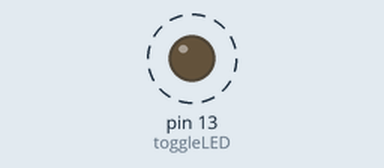
Bench run of a sketch on a simulated Arduino Uno, built with avr-gcc and run on an emulated ATmega328P. Parts: output pins drawn as LEDs (lit = HIGH). Dashed ring = blinking. What the sketch prints to the serial monitor is not drawn.

Above: at 0.5 s.
Timing chart, 0 to 4.6 s (numbered marks = the images above):
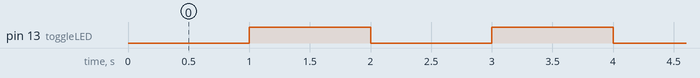

The sketch:

peque_o_ejemplo_de_blink_POO.ino
```cpp
class AutoTimer
{
  private:
    unsigned long lastUpdate; // última a actualización
    boolean       inicialWait; //Ejecutar inmediatamente o esperar al primer timer
    void          (*funcion)(void); //Función que Ejecuta el timer
    unsigned long delayTime; //Tiempo de retardo

  public:
    AutoTimer(void(*f)(void), unsigned long d) //Constructor
    {
      inicialWait = false;
      lastUpdate = millis();
      funcion = f;
      delayTime = d;
    }

    AutoTimer(void(*f)(void), unsigned long d, boolean iW) //Constructor opción 2
    {
      inicialWait = iW;
      funcion = f;
      delayTime = d;
      if(inicialWait)
      {
        lastUpdate = delayTime + millis();
      }
      else
      {
       lastUpdate = millis();
      }
    }

    boolean evaluate(){
      if(lastUpdate > millis()) //Esto es en caso de que ocurra un desbordamiento de la función millis
      {
        lastUpdate = millis();
      }

      if(millis() - lastUpdate >= delayTime){
        (*funcion)();
        lastUpdate = millis();
        return true;
      }

      return false;
    }

};

void toggleLED(){
  Serial.begin(9600);
  if(digitalRead(13))
  {
    digitalWrite(13, LOW);
    Serial.println(LOW);
  }
  else
  {
    digitalWrite(13, HIGH);
    Serial.println(HIGH);
  }

}

AutoTimer parpadeo(toggleLED, 1000, false);

void setup() {
  Serial.begin(9600);
  pinMode(13, OUTPUT);

}

void loop() {

  parpadeo.evaluate();


}


//Segunda clase copia anterior
class AutoTimer2
{
  private:
    unsigned long lastUpdate; // última a actualización
    boolean       inicialWait; //Ejecutar inmediatamente o esperar al primer timer
    void          (*funcion)(void); //Función que Ejecuta el timer
    unsigned long delayTime; //Tiempo de retardo

  public:
    AutoTimer2(void(*f)(void), unsigned long d) //Constructor
    {
      inicialWait = false;
      lastUpdate = millis();
      funcion = f;
      delayTime = d;
    }

    AutoTimer2(void(*f)(void), unsigned long d, boolean iW) //Constructor opción 2
    {
      inicialWait = iW;
      funcion = f;
      delayTime = d;
      if(inicialWait)
      {
        lastUpdate = delayTime + millis();
      }
      else
      {
       lastUpdate = millis();
      }
    }

    boolean evaluate(){
      if(lastUpdate > millis()) //Esto es en caso de que ocurra un desbordamiento de la función millis
      {
        lastUpdate = millis();
      }

      if(millis() - lastUpdate >= delayTime){
        (*funcion)();
        lastUpdate = millis();
        return true;
      }

      return false;
    }

};

void toggleLED2(){
  Serial.begin(9600);
  if(digitalRead(12))
  {
    digitalWrite(12, LOW);

    Serial.println(LOW);
    Serial.println("Led 12 apagado");
  }
  else
  {
    digitalWrite(12, HIGH);

    Serial.println(HIGH);
    Serial.println("Led 12 encendido");
  }

}

AutoTimer2 parpadeo2(toggleLED2, 1000, false);

void setup2() {
  Serial.begin(9600);
  pinMode(12, OUTPUT);

}

void loop2() {

  parpadeo2.evaluate();
  Serial.println(parpadeo2.evaluate());


}
```

Measured:
- by itself, pin 13 (toggleLED): alternates HIGH for 1.0 s and LOW for 1.0 s
